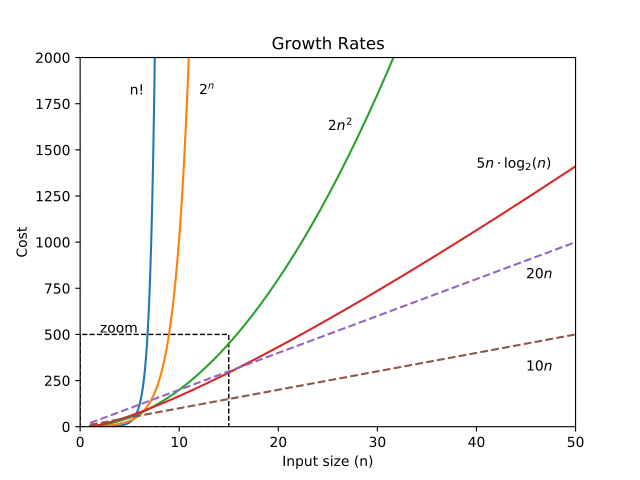

Reproduce this figure in Python.
import numpy as np
import matplotlib.pyplot as plt
from scipy.special import gamma
from matplotlib.patches import Rectangle

n = np.linspace(1, 55, 1000)
plt.plot(n,gamma(n))
plt.plot(n, 2**n)
plt.plot(n, 2*n**2)
plt.plot(n, 5*n*np.log2(n))
plt.plot(n, 20*n, '--')
plt.plot(n, 10*n, '--')

plt.ylim(0,2000)
plt.xlim(0,50)

plt.text(5,1800,'n!')
plt.text(12, 1800, '$2^n$')
plt.text(25, 1600, '$2n^2$')
plt.text(40, 1400, '$5n\cdot\log_{2}(n)$')
plt.text(45, 800, '$20n$')
plt.text(45, 300, '$10n$')

ax = plt.gca()
ax.add_patch(Rectangle((0,0),15,500,linewidth=1,linestyle='--',edgecolor='black',facecolor='none'))
plt.text(2, 510, 'zoom')

plt.title('Growth Rates')
plt.xlabel('Input size (n)')
plt.ylabel('Cost')

plt.show()
